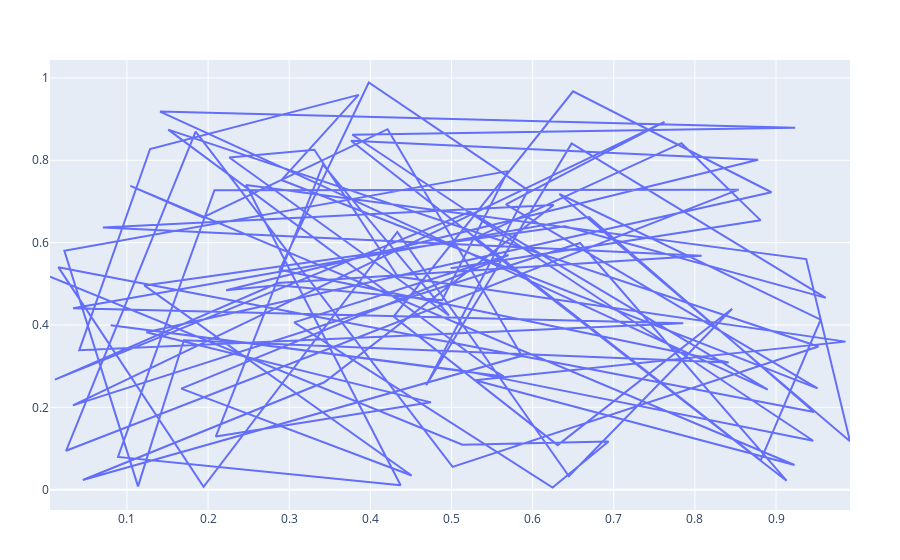

Here is the notebook cell this chart was saved with:
### Code cell
PlotlyJS.plot(rand(100), rand(100), type="scatter")
